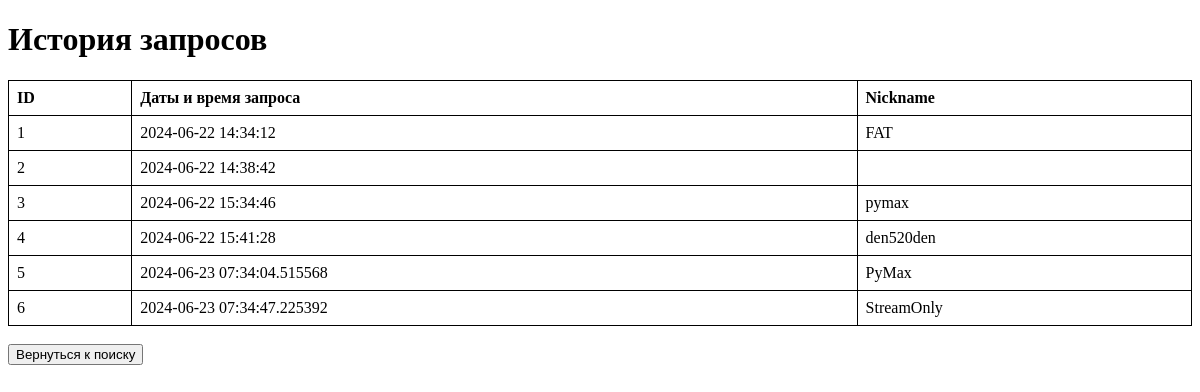
Before: /history with the older database file.
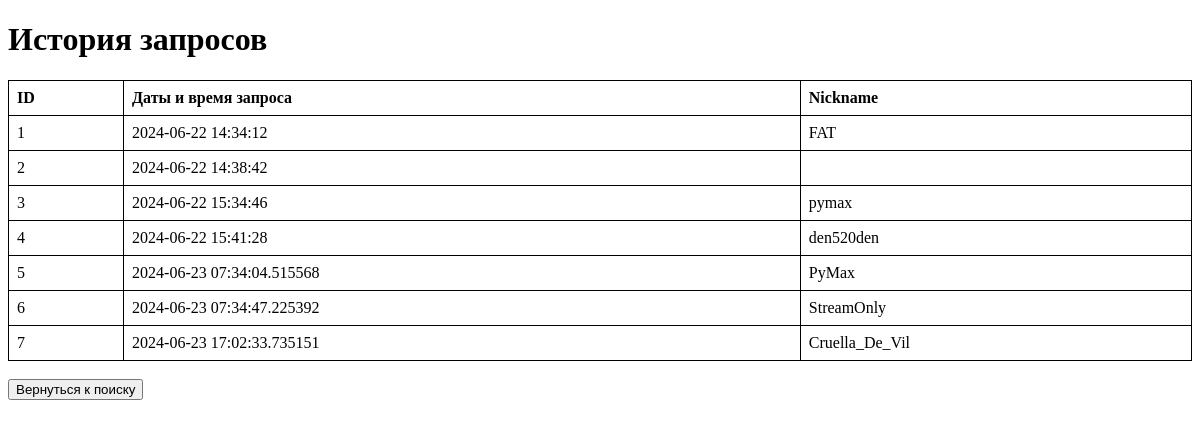
After: the same page with the newer database file.
### app/models.py (models this page shows)
class History(Base):
    __tablename__ = "history"
    request_id = Column(Integer, primary_key=True)
    nickname = Column(String)
    request_date = Column(String)
    user_id = Column(Integer, ForeignKey("users.id"))
    user = relationship("User", back_populates="history")

### app/main.py (the view)
@app.get("/history")
async def get_history(request: Request, db: Session = Depends(get_db)):
    history_records = get_history_data(db)
    return templates.TemplateResponse("history.html", {"request": request, "history_records": history_records})

### app/main.py (called while the page is built)
def get_db():
    db = SessionLocal()
    try:
        yield db
    finally:
        db.close()

def get_history_data(db:Session):
    return db.query(models.History).all()

### app/templates/history.html (shortened to what this page needs)
<!DOCTYPE html>
<html>
<head>
</head>
<body>
    <h1>История запросов</h1>
    <table>
        <tr>
            <th>ID</th>
            <th>Даты и время запроса</th>
            <th>Nickname</th>
        </tr>
        {% for record in history_records %}
        <tr>
            <td>{{ record.request_id }}</td>
            <td>{{ record.request_date }}</td>
            <td>{{ record.nickname }}</td>
        </tr>
        {% endfor %}
    </table>
    <br>
    <button onclick="backToSearch()">Вернуться к поиску</button>
</body>
</html>

### app/templates/history.html (style rules this page uses)
table { border-collapse: collapse; width: 100%; }
th, td { border: 1px solid black; padding: 8px; text-align: left; }

Changed rows visible on the page:
added History: request_id "7", request_date "2024-06-23 17:02:33.735151", nickname "Cruella_De_Vil"
